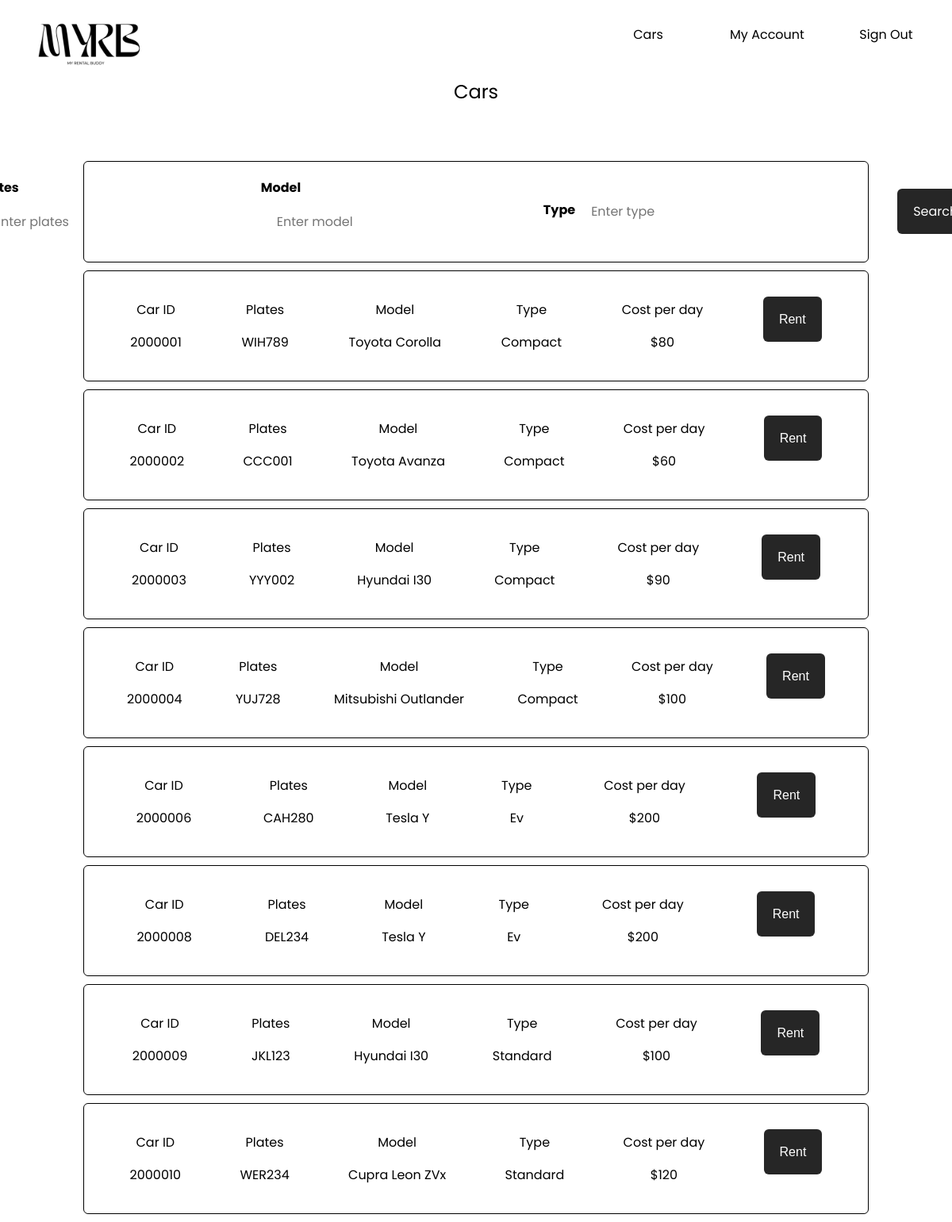
Page /Car.php?search=available (signed in) on the committed database.
### tables this page shows
CREATE TABLE `cars` (
  `car_id` int(7) NOT NULL,
  `plates` varchar(50) NOT NULL,
  `model` varchar(50) NOT NULL,
  `type` varchar(50) NOT NULL,
  `status` varchar(50) NOT NULL,
  `cost_per_day` int(11) NOT NULL,
  `cost_overdue_per_day` int(11) NOT NULL
);

### class_Car.php (called while the page is built, shortened)
<?php
  class Car {
    private $car_id;
    private $plates;
    private $model;
    private $type;
    private $cost_per_day;
    function __construct($car_id, $plates, $model, $type, $status, $cost_per_day, $cost_overdue_per_day){
      $this->car_id = $car_id;
      $this->plates = $plates;
      $this->model = $model;
      $this->type = $type;
      $this->cost_per_day = $cost_per_day;
    }
    public function getPlates(){
        return $this->plates;
    }
    public function getType(){
      return $this->type;
    }
    public function getModel(){
      return $this->model;
    }
    public function getPrice(){
      return $this->cost_per_day;
    }
    public function getId(){
      return $this->car_id;
    }
  }
?>

### class_User.php (called while the page is built, shortened)
<?php
  class User {
    private $type;
    public function get_user_type(){
      return $this->type;
    }
    public function get_available_cars(){
      $this->conn = new mysqli("localhost","root","","rental_buddy");
      $sql = 'SELECT * FROM cars WHERE status="available";';
      return self::load($this->conn, $sql);
    }
    public static function load($conn, $sql){
      try {
        $result = mysqli_query($conn, $sql);
        if ($result->num_rows > 0) {
            $res = $result->fetch_all(MYSQLI_ASSOC);
        }
      } catch (mysqli_sql_exception $e){
        die("Error: " . mysqli_error($conn));
      }
      return $res;
    }
  }
?>

### Car.php (the view, shortened to what this page needs)
<?php
  require_once('./class_User.php');
  require_once('./class_Car.php');
  $user = unserialize($_SESSION['user']);
  $conn = new mysqli("localhost","root","","rental_buddy");
  $queryParams = $_REQUEST['search'];
?>
<!DOCTYPE html>
<html lang="en">
<head>
  <link rel="stylesheet" href="style.css">
</head>
<body>
  <div class="container2">
    <div class="logo">
      <img src="./asset/logo.png" alt="logo">
    </div>
    <div class="nav">
      <a href="car.php?search=available">Cars</a>
      <a href="user.php">My Account</a>
      <a href="./auth/login.php">Sign Out</a>
    </div>
  </div>
  <div style="margin: auto">
    <h2 style="font-weight: normal; text-align: center">Cars</h2>
    <form action="car.php?search=filter" class="main-container search-box" method="post">
      <div class="main-container search-car" style="margin-right: 50px">
        <div>
          <label for="plates"><strong>Plates</strong></label>
          <input type="text" placeholder="Enter plates" name="plates">
        </div>
        <div>
          <label for="model"><strong>Model</strong></label>
          <input type="text" placeholder="Enter model" name="model">
        </div>
        <div style="display: flex; align-items: center">
          <label for="type"><strong>Type</strong></label>
          <input type="text" placeholder="Enter type" name="type">
        </div>
      </div>
      <input type="submit" value="Search" style="width: 150px" name="submit">
    </form>
  </div>
  <div>
<?php
  if($queryParams === 'available'){
    $results = $user->get_available_cars();
  }else if($queryParams === 'filter') {
    $plates = $_POST['plates'];
    $model = $_POST['model'];
    $type = $_POST['type'];
    if($user->get_user_type()==='admin'){
      $status = $_POST['status'];
    } else if($user->get_user_type()==='renter'){
      $status = 'available';
    }
    $filter_text = "<div class='results'><p>Filter Applied:";
    if($plates){
      $filter_text = $filter_text." ( Plates - ".strtoupper($plates)." ) ";
    }
    if($model){
      $filter_text = $filter_text." ( Model - ".ucwords($model)." ) ";
    }
    if($type){
      $filter_text = $filter_text." ( Type - ".ucwords($type)." ) ";
    }
    if($status){
      $filter_text = $filter_text." ( Status - ".ucwords($status)." ) ";
    }
    $filter_text = $filter_text."</p></div>";
    echo $filter_text;
    $results = Car::filter_cars($conn, $plates, $model, $type, $status);
  }
  $cars = [];
  foreach($results as $item){
    $car = new Car($item['car_id'],$item['plates'],$item['model'],$item['type'],$item['status'],$item['cost_per_day'],$item['cost_overdue_per_day']);
    array_push($cars, $car);
  }
  if(class_exists('Car')){
    foreach($cars as $car){
      echo '<div class="results"><div><p>Car ID</p><p>';
      echo $car->getId();
      echo '</p></div><div><p>Plates</p><p>';
      echo strtoupper($car->getPlates());
      echo '</p></div><div><p>Model</p><p>';
      echo ucwords($car->getModel());
      echo '</p></div><div><p>Type</p><p>';
      echo ucwords($car->getType());
      echo '</p></div><div><p>Cost per day</p><p>';
      echo "$".$car->getPrice();
      if($user->get_user_type()==='admin'){
        echo '</p></div><div><a href="ChangeStatus.php?id='.$car->getId().'"><button>Change status</button></a><p>';
      } else {
        echo '</p></div><div><a href="RentCar.php?id='.$car->getId().'"><button>Rent</button></a><p>';
      }
      echo '</p></div></div>';
    }
  }
?>
  </div>
</body>
</html>

### style.css (style rules this page uses)
body { font-family: "Poppins", sans-serif; }
a { text-decoration: none; color: initial; width: 150px; text-align: center; }
.container2 { display: flex; align-items: center; }
label { font-size: 16px; text-align: left; padding-bottom: 5px; }
input { font-family: "Poppins", sans-serif; }
input[type="text"], input[type="password"], select, input[type="number"], input[type="date"] { margin: auto; height: 59px; width: 100%; background: transparent; font-size: 16px; border: none; padding-left: 20px; padding-right: 20px; }
.button, input[type="submit"], input[type="button"], button { height: 57px; width: 100%; padding-left: 20px; padding-right: 20px; border-radius: 6px; border: 0px; background-color: rgb(38, 38, 38); color: white; font-size: 16px; }
.logo { height: 70px; width: 100%; }
.logo img { height: 100px; width: 200px; object-fit: cover; }
.main-container { display: flex; align-items: center; justify-content: center; }
.nav { display: flex; align-items: center; }
.search-box { margin: auto; margin-top: 50px; padding: 20px; border: 1px solid black; border-radius: 6px; width: 80%; }
.search-box input, .search-box select { width: auto; }
.results { display: flex; align-items: center; justify-content: space-around; width: 80%; margin: auto; border: 1px solid black; border-radius: 6px; padding: 20px; margin-bottom: 10px; margin-top: 10px; text-align: center; }

### rows in the picture
cars: car_id "2000001", plates "WIH789", model "Toyota Corolla", type "Compact", cost_per_day "80"
cars: car_id "2000002", plates "CCC001", model "Toyota Avanza", type "Compact", cost_per_day "60"
cars: car_id "2000003", plates "YYY002", model "Hyundai I30", type "Compact", cost_per_day "90"
cars: car_id "2000004", plates "YUJ728", model "Mitsubishi Outlander", type "Compact", cost_per_day "100"
cars: car_id "2000006", plates "CAH280", model "Tesla Y", type "Ev", cost_per_day "200"
cars: car_id "2000008", plates "DEL234", model "Tesla Y", type "Ev", cost_per_day "200"
cars: car_id "2000009", plates "JKL123", model "Hyundai I30", type "Standard", cost_per_day "100"
cars: car_id "2000010", plates "WER234", model "Cupra Leon ZVx", type "Standard", cost_per_day "120"
